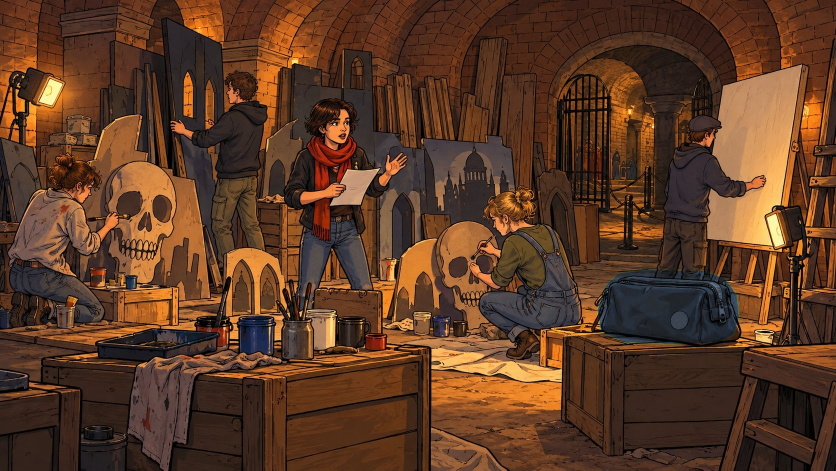
#> input picture assets/img/bg_atelier.jpg, 1672 x 941 px (shown at 1/2 size)
$ python toenen-voyageur.py ../assets/img/bg_atelier.jpg ../assets/img/bg_boulangerie.jpg
#> lines starting #> are read from the running program, lines starting #| are printed output that depends on the picture
"""Chloés Fotos für Teil 3 braun tönen (P16 bis P19, Klassenfoto): Helligkeit auf Brauntöne, leichte Vignette, feines Korn.
Aufruf: python3 tools/toenen-voyageur.py <farbig.png> voyageur/assets/img/<name>.jpg   (braucht Pillow und numpy)"""
import sys
import numpy as np
from PIL import Image, ImageFilter

src, dst = sys.argv[1], sys.argv[2]
im = Image.open(src).convert("RGB")
#> im is the input picture: PIL image 1672x941 RGB; mean R, G, B 92.8, 58.5, 37.3
a = np.asarray(im).astype(np.float32) / 255.0
lum = 0.299 * a[..., 0] + 0.587 * a[..., 1] + 0.114 * a[..., 2]
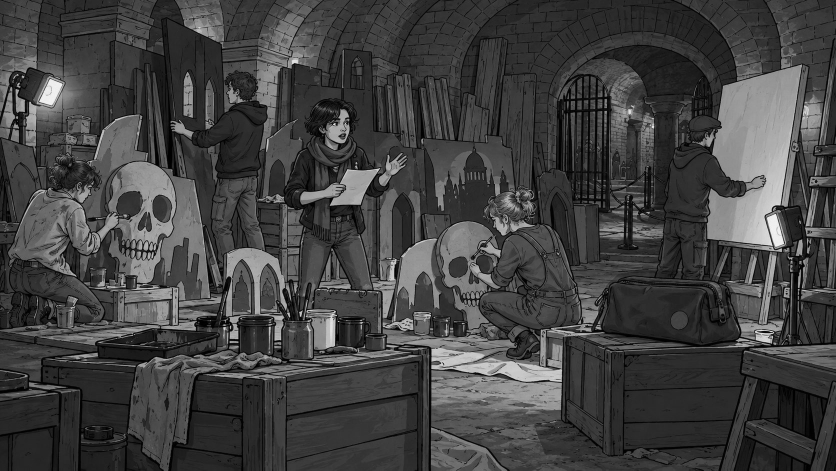
#> lum: shape (941, 1672) float32 (shown at 1/2 size); min 0, max 0.976, mean 0.26
# sanfte S-Kurve, Lichter etwas zurück, damit es nicht glänzt wie neu
lum = np.clip(lum, 0, 1)
lum = 0.04 + 0.90 * (lum * lum * (3 - 2 * lum)) * 0.55 + 0.90 * lum * 0.45
# Vignette
h, w = lum.shape
#> h = 941; w = 1672
yy, xx = np.mgrid[0:h, 0:w]
r = np.sqrt(((xx - w / 2) / (w / 2)) ** 2 + ((yy - h / 2) / (h / 2)) ** 2)
lum = lum * (1 - 0.13 * np.clip(r - 0.55, 0, 1) ** 1.5)
# Korn
rng = np.random.default_rng(1900)
grain = rng.normal(0, 0.028, size=(h, w)).astype(np.float32)
grain = np.asarray(Image.fromarray(((grain + 0.5) * 255).clip(0, 255).astype(np.uint8)).filter(ImageFilter.GaussianBlur(0.6))).astype(np.float32) / 255 - 0.5
lum = np.clip(lum + grain, 0, 1)
# Verlauf: dunkles Braun -> Sepia -> Creme
stops = np.array([0.0, 0.5, 1.0])
cols = np.array([[44, 28, 17], [152, 112, 72], [240, 224, 192]], dtype=np.float32)
out = np.stack([np.interp(lum, stops, cols[:, c]) for c in range(3)], axis=-1)
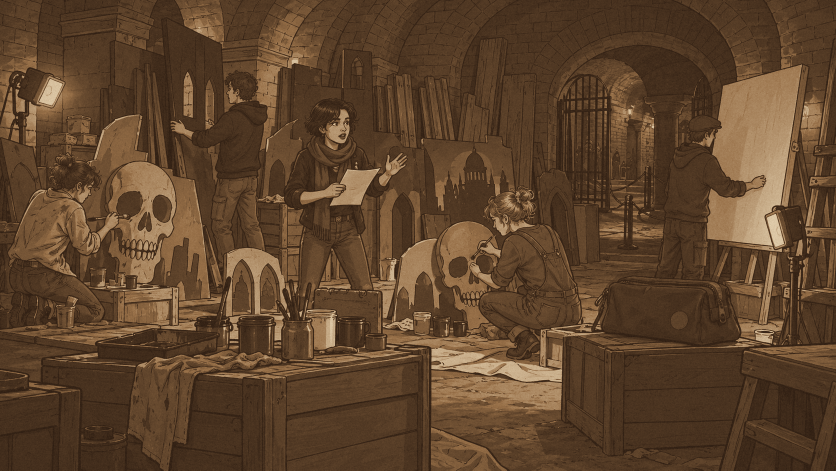
#> out: shape (941, 1672, 3) float64 (shown at 1/2 size); mean of channels 0, 1, 2 94.5, 68.4, 44.6; drawn as R, G, B
Image.fromarray(out.clip(0, 255).astype(np.uint8)).save(dst, quality=86, optimize=True, progressive=True)

$ run again, on assets/img/bg_catacombes_entree.jpg
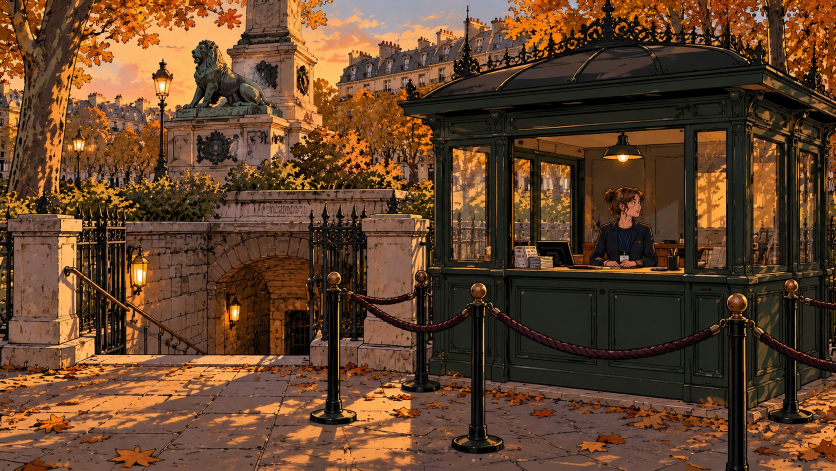
#> input picture assets/img/bg_catacombes_entree.jpg, 1672 x 941 px (shown at 1/2 size)
#> im is the input picture: PIL image 1672x941 RGB; mean R, G, B 98.5, 66.6, 42.4
#> `lum = 0.299 * a[..., 0] + 0.587 * a[..., 1] + 0.114 * a[..., 2]`:
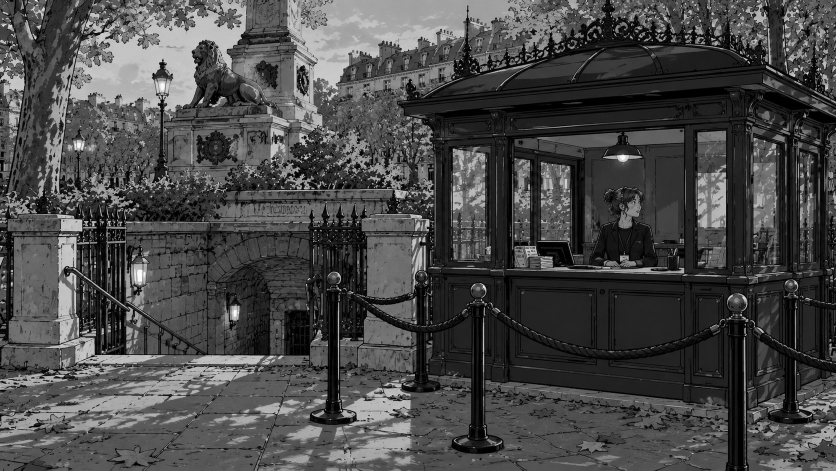
#> lum: shape (941, 1672) float32 (shown at 1/2 size); min 0, max 0.998, mean 0.288
#> `out = np.stack([np.interp(lum, stops, cols[:, c]) for c in range(3)], ..`:
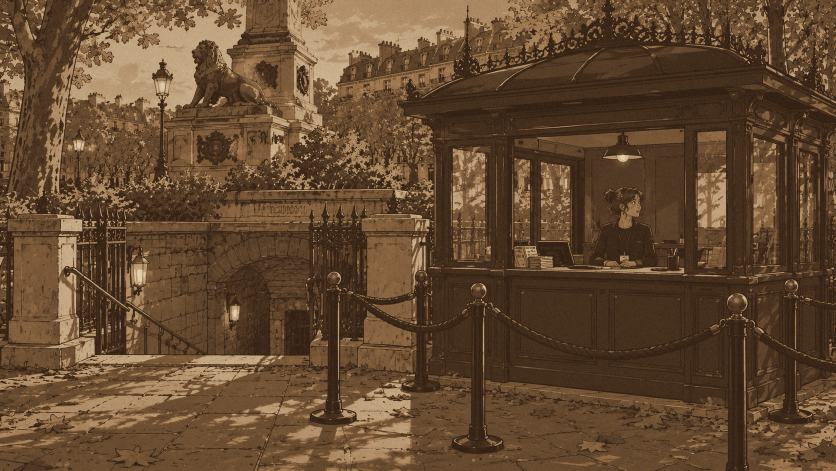
#> out: shape (941, 1672, 3) float64 (shown at 1/2 size); mean of channels 0, 1, 2 100.8, 74.1, 49.3; drawn as R, G, B
